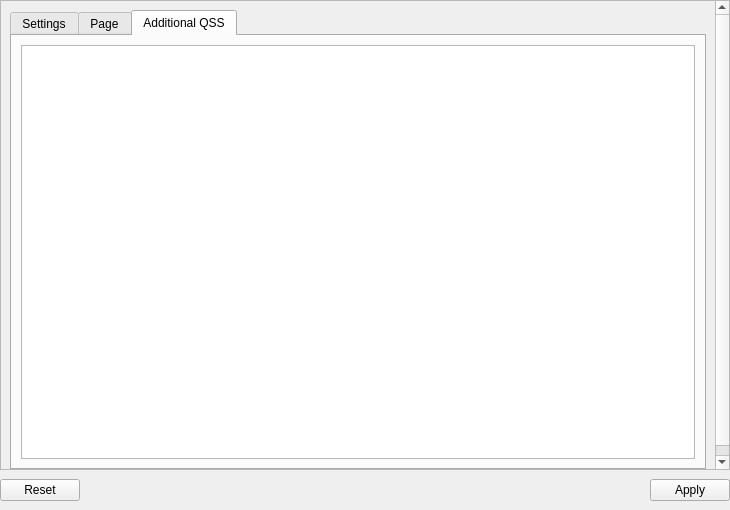
<?xml version="1.0" encoding="UTF-8"?>
<ui version="4.0">
 <class>ThemeSettingsPage</class>
 <widget class="QWidget" name="ThemeSettingsPage">
  <property name="geometry">
   <rect>
    <x>0</x>
    <y>0</y>
    <width>730</width>
    <height>510</height>
   </rect>
  </property>
  <property name="windowTitle">
   <string>Form</string>
  </property>
  <layout class="QGridLayout" name="gridLayout">
   <property name="leftMargin">
    <number>0</number>
   </property>
   <property name="topMargin">
    <number>0</number>
   </property>
   <property name="rightMargin">
    <number>0</number>
   </property>
   <property name="bottomMargin">
    <number>9</number>
   </property>
   <property name="horizontalSpacing">
    <number>0</number>
   </property>
   <property name="verticalSpacing">
    <number>9</number>
   </property>
   <item row="0" column="0">
    <widget class="QScrollArea" name="scrollArea">
     <property name="widgetResizable">
      <bool>true</bool>
     </property>
     <widget class="QWidget" name="scrollAreaWidgetContents">
      <property name="geometry">
       <rect>
        <x>0</x>
        <y>0</y>
        <width>714</width>
        <height>475</height>
       </rect>
      </property>
      <layout class="QGridLayout" name="gridLayout_2">
       <item row="0" column="0">
        <widget class="QTabWidget" name="tabWidget">
         <property name="currentIndex">
          <number>2</number>
         </property>
         <widget class="QWidget" name="variablesTab">
          <attribute name="title">
           <string>Settings</string>
          </attribute>
          <layout class="QVBoxLayout" name="verticalLayout_2">
           <item>
            <widget class="QGroupBox" name="groupBox">
             <property name="font">
              <font>
               <pointsize>11</pointsize>
              </font>
             </property>
             <property name="title">
              <string>Text Highlighter</string>
             </property>
             <property name="flat">
              <bool>false</bool>
             </property>
             <layout class="QGridLayout" name="gridLayout_3">
              <item row="2" column="0">
               <widget class="QLabel" name="label_3">
                <property name="text">
                 <string>String</string>
                </property>
               </widget>
              </item>
              <item row="0" column="0">
               <widget class="QLabel" name="label">
                <property name="sizePolicy">
                 <sizepolicy hsizetype="Expanding" vsizetype="Preferred">
                  <horstretch>0</horstretch>
                  <verstretch>0</verstretch>
                 </sizepolicy>
                </property>
                <property name="text">
                 <string>Block</string>
                </property>
               </widget>
              </item>
              <item row="5" column="0">
               <widget class="QLabel" name="label_6">
                <property name="text">
                 <string>Number</string>
                </property>
               </widget>
              </item>
              <item row="1" column="0">
               <widget class="QLabel" name="label_2">
                <property name="text">
                 <string>Keyword</string>
                </property>
               </widget>
              </item>
              <item row="6" column="0">
               <widget class="QLabel" name="label_7">
                <property name="text">
                 <string>Built-In</string>
                </property>
               </widget>
              </item>
              <item row="0" column="1">
               <widget class="QLineEdit" name="codeBlockLineEdit"/>
              </item>
              <item row="3" column="0">
               <widget class="QLabel" name="label_4">
                <property name="text">
                 <string>Comment</string>
                </property>
               </widget>
              </item>
              <item row="4" column="0">
               <widget class="QLabel" name="label_5">
                <property name="text">
                 <string>Type</string>
                </property>
               </widget>
              </item>
              <item row="7" column="0">
               <widget class="QLabel" name="label_8">
                <property name="text">
                 <string>Text</string>
                </property>
               </widget>
              </item>
              <item row="1" column="1">
               <widget class="QLineEdit" name="codeKeywordLineEdit"/>
              </item>
              <item row="2" column="1">
               <widget class="QLineEdit" name="codeStringLineEdit"/>
              </item>
              <item row="3" column="1">
               <widget class="QLineEdit" name="codeCommentLineEdit"/>
              </item>
              <item row="4" column="1">
               <widget class="QLineEdit" name="codeTypeLineEdit"/>
              </item>
              <item row="5" column="1">
               <widget class="QLineEdit" name="codeNumberLineEdit"/>
              </item>
              <item row="6" column="1">
               <widget class="QLineEdit" name="codeBuiltInLineEdit"/>
              </item>
              <item row="7" column="1">
               <widget class="QLineEdit" name="codeOtherLineEdit"/>
              </item>
             </layout>
            </widget>
           </item>
           <item>
            <widget class="QGroupBox" name="groupBox_2">
             <property name="title">
              <string>Theme Variables</string>
             </property>
             <layout class="QGridLayout" name="gridLayout_4">
              <item row="0" column="0">
               <widget class="QTextEdit" name="variablesTextEdit"/>
              </item>
             </layout>
            </widget>
           </item>
          </layout>
         </widget>
         <widget class="QWidget" name="tab">
          <attribute name="title">
           <string>Page</string>
          </attribute>
         </widget>
         <widget class="QWidget" name="additionalTab">
          <attribute name="title">
           <string>Additional QSS</string>
          </attribute>
          <layout class="QVBoxLayout" name="verticalLayout">
           <item>
            <widget class="QTextEdit" name="qssEdit"/>
           </item>
          </layout>
         </widget>
        </widget>
       </item>
      </layout>
     </widget>
    </widget>
   </item>
   <item row="1" column="0">
    <widget class="QDialogButtonBox" name="buttonBox">
     <property name="standardButtons">
      <set>QDialogButtonBox::Apply|QDialogButtonBox::Reset</set>
     </property>
    </widget>
   </item>
  </layout>
 </widget>
 <resources/>
 <connections/>
</ui>
